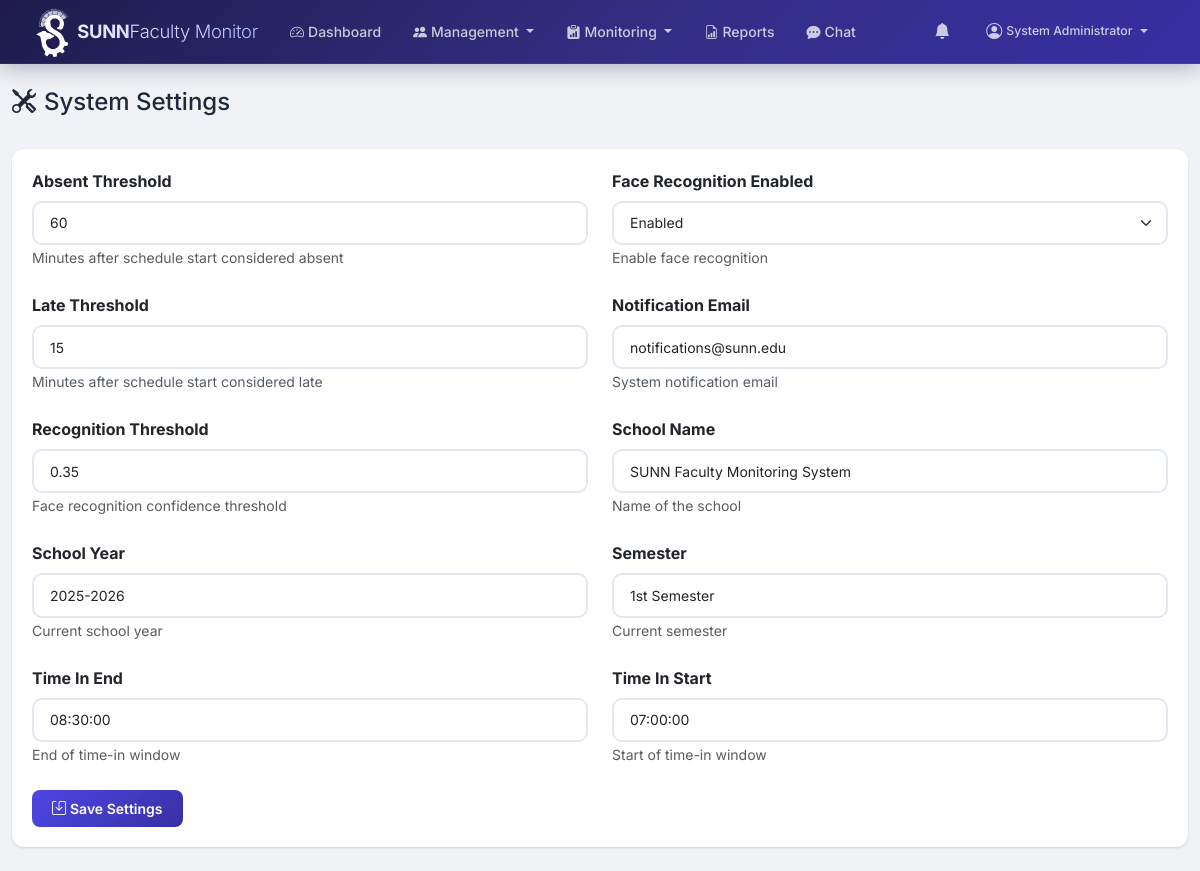
Screenshot of /admin/settings.php (signed in) with the database file from the repository.
### tables this page shows
CREATE TABLE system_settings (
    id INT PRIMARY KEY AUTO_INCREMENT,
    setting_key VARCHAR(100) UNIQUE NOT NULL,
    setting_value TEXT NOT NULL,
    description TEXT DEFAULT NULL,
    created_at TIMESTAMP DEFAULT CURRENT_TIMESTAMP,
    updated_at TIMESTAMP DEFAULT CURRENT_TIMESTAMP ON UPDATE CURRENT_TIMESTAMP
);

### admin/settings.php (the view, shortened to what this page needs)
<?php
$db = getDB();
$all_settings = $db->query("SELECT * FROM system_settings ORDER BY setting_key")->fetchAll();
require_once __DIR__ . '/../includes/header.php';
require_once __DIR__ . '/../includes/navbar.php';
?>
<div class="container-fluid py-4">
    <div class="d-flex justify-content-between align-items-center mb-4">
        <h4><i class="bi bi-tools me-2"></i>System Settings</h4>
    </div>
    <div class="card">
        <div class="card-body">
            <form method="POST">
                <div class="row g-4">
                    <?php foreach ($all_settings as $s): ?>
                    <div class="col-md-6">
                        <label class="form-label fw-bold"><?= htmlspecialchars(ucwords(str_replace('_', ' ', $s['setting_key']))) ?></label>
                        <?php if (in_array($s['setting_key'], ['face_recognition_enabled'])): ?>
                        <select name="settings[<?= $s['setting_key'] ?>]" class="form-select">
                            <option value="1" <?= $s['setting_value']=='1'?'selected':'' ?>>Enabled</option>
                        </select>
                        <?php else: ?>
                        <input type="text" name="settings[<?= $s['setting_key'] ?>]" class="form-control" value="<?= htmlspecialchars($s['setting_value']) ?>">
                        <?php endif; ?>
                        <small class="text-muted"><?= htmlspecialchars($s['description'] ?? '') ?></small>
                    </div>
                    <?php endforeach; ?>
                </div>
                <div class="mt-4">
                    <button type="submit" class="btn btn-primary"><i class="bi bi-save me-1"></i>Save Settings</button>
                </div>
            </form>
        </div>
    </div>
</div>
<?php require_once __DIR__ . '/../includes/footer.php'; ?>

### assets/css/style.css (style rules this page uses)
:root { --primary: #4f46e5; --primary-dark: #3730a3; --primary-light: #818cf8; --primary-bg: rgba(79, 70, 229, 0.08); --secondary: #0ea5e9; --success: #10b981; --success-bg: rgba(16, 185, 129, 0.1); --warning: #f59e0b; --warning-bg: rgba(245, 158, 11, 0.1); --danger: #ef4444; --danger-bg: rgba(239, 68, 68, 0.1); --info: #06b6d4; --info-bg: rgba(6, 182, 212, 0.1); --dark: #1e293b; --gray-50: #f8fafc; --gray-100: #f1f5f9; --gray-200: #e2e8f0; --gray-300: #cbd5e1; --gray-400: #94a3b8; --gray-500: #64748b; --gray-600: #475569; --gray-700: #334155; --gray-800: #1e293b; --gray-900: #0f172a; --body-bg: #f0f2f5; --card-shadow: 0 1px 3px rgba(0,0,0,.08), 0 1px 2px rgba(0,0,0,.06); --card-shadow-hover: 0 10px 25px rgba(0,0,0,.1), 0 4px 10px rgba(0,0,0,.06); --border-radius: 12px; --border-radius-sm: 8px; --border-radius-lg: 16px; --transition: all .2s ease; --nav-height: 64px; }
* { margin: 0; padding: 0; box-sizing: border-box; }
body { font-family: 'Inter', -apple-system, BlinkMacSystemFont, sans-serif; background: var(--body-bg); color: var(--gray-800); min-height: 100vh; -webkit-font-smoothing: antialiased; -moz-osx-font-smoothing: grayscale; }
.card { border: none; border-radius: var(--border-radius); box-shadow: var(--card-shadow); transition: var(--transition); }
.card-body { padding: 1.25rem; }
.btn { padding: .5rem 1.25rem; font-weight: 600; font-size: .875rem; border-radius: var(--border-radius-sm); transition: var(--transition); border: none; }
.btn-primary { background: linear-gradient(135deg, var(--primary), var(--primary-dark)); color: #fff; }
.form-control, .form-select { padding: .6rem 1rem; border: 2px solid var(--gray-200); border-radius: 10px; font-size: .875rem; transition: var(--transition); }

### rows the page displays
system_settings: setting_key "Absent Threshold", setting_value "60", description "Minutes after schedule start considered absent"
system_settings: setting_key "Face Recognition Enabled", setting_value+setting_key "Enabled", description "Enable face recognition"
system_settings: setting_key "Late Threshold", setting_value "15", description "Minutes after schedule start considered late"
system_settings: setting_key "Notification Email", setting_value "notifications@sunn.edu", description "System notification email"
system_settings: setting_key "Recognition Threshold", setting_value "0.35", description "Face recognition confidence threshold"
system_settings: setting_key "School Name", setting_value "SUNN Faculty Monitoring System", description "Name of the school"
system_settings: setting_key "School Year", setting_value "2025-2026", description "Current school year"
system_settings: setting_key "Semester", setting_value "1st Semester", description "Current semester"
system_settings: setting_key "Time In End", setting_value "08:30:00", description "End of time-in window"
system_settings: setting_key "Time In Start", setting_value "07:00:00", description "Start of time-in window"

### other values shown
$_SESSION['user_name'] "System Administrator"
